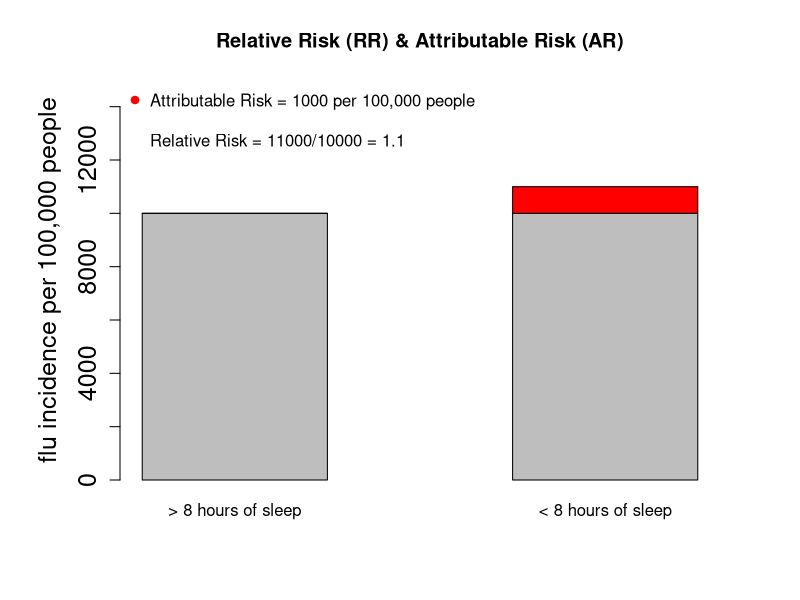
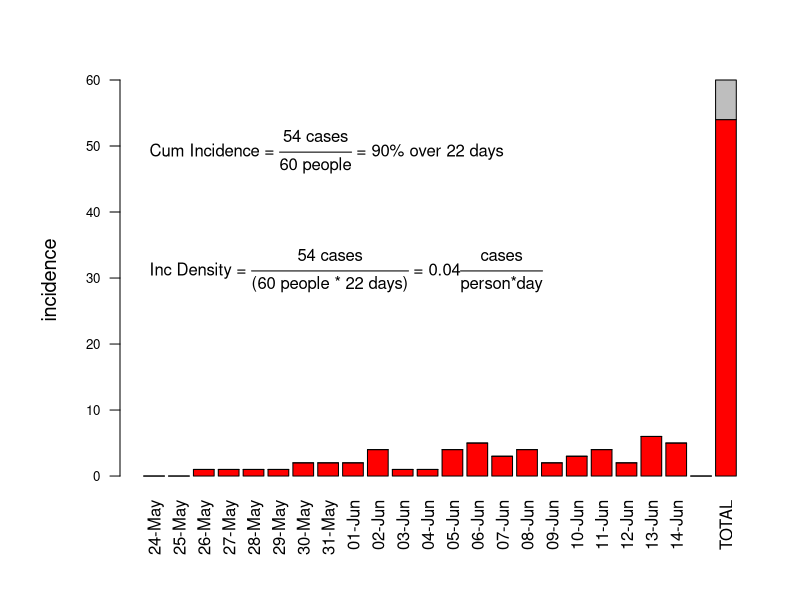
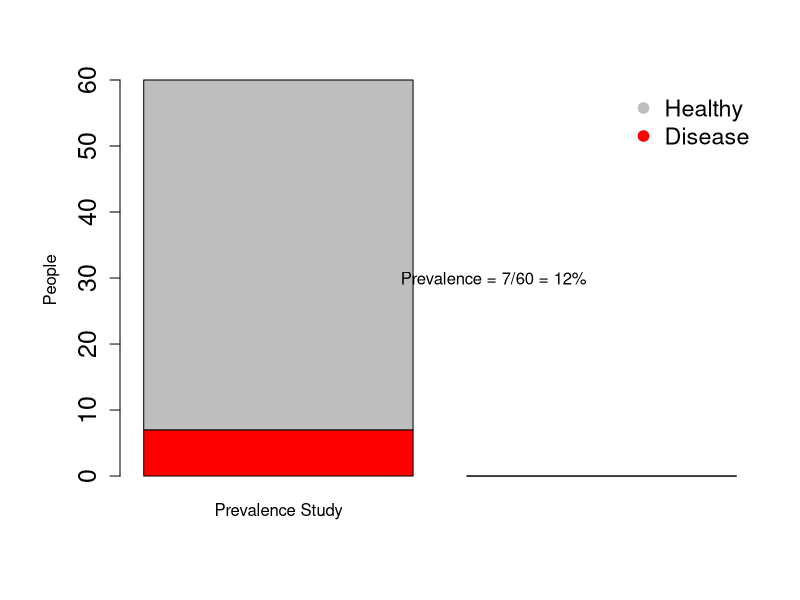

R code for these plots, in order:
## Makes a figure that displays difference between RR & AR


dat <- cbind(c(10000,0),c(10000,1000))

pdf("~/Documents/R files/MMED 2010/AR & RR.pdf", width = 6, height = 6)
par(mar=c(6,6,4,4))

barplot(dat,
        beside = FALSE,
        col=c("grey","red"),
        main = "Relative Risk (RR) & Attributable Risk (AR)",
        ylab = "flu incidence per 100,000 people",
        ylim = c(0, 15000),
        space = 1,
        cex.lab = 1.5,
        cex.axis = 1.5,
        names.arg = c("> 8 hours of sleep", "< 8 hours of sleep"))

legend("topleft", c("Attributable Risk = 1000 per 100,000 people","","Relative Risk = 11000/10000 = 1.1"), pch = c(19,NA,NA), col = "red", ,bty = "n")



dev.off()


## Make a fake outbreak

num.days <- 22
lambda = .5*exp(.1*1:num.days)
inc <- rpois(n = num.days, lambda)
ci <- sum(inc)
inc <- c(inc,0,ci)

total <- 60
sus <- c(rep(0,length(inc)-1),total-ci)

first.day <- as.POSIXct("2010-05-24")
days <- seq(first.day, first.day + (num.days-1)*3600*24, by = "day")
days <- format(days, "%d-%b")

pdf("~/Documents/R files/MMED 2010/fake incidence.pdf", width = 7, height = 5)
par(mar=c(6,6,4,2))

barplot(rbind(inc,sus),
        col = c("red","grey"),
        names.arg = c(days, "","TOTAL"),
        beside = FALSE,
        las = 2,
        xlab = "",
        cex.lab = 1.2,
        cex.axis = .8, 
        ylab = "incidence")

cum.inc.str <- substitute(paste("Cum Incidence = ",
    frac(paste(CI, " cases"), paste(TOTAL, " people")), " = ", CI.perc, "% over ", NUM.D, " days" , sep ="")
                          ,env = list(CI=ci, TOTAL=total, CI.perc = round(ci/total*100,0), NUM.D = num.days)
                          )

inc.den.str <- substitute(paste("Inc Density = ",
    frac(paste(CI, " cases", sep=""), paste("(",TOTAL, " people * ", NUM.D, " days)", sep="")),
    " = ", INC.D, frac(cases,"person*day")),
                          env = list(CI = ci,
                            TOTAL = total,
                            NUM.D = num.days,
                            INC.D =round(ci/(total*num.days),2)))

text(0,total*.8,cum.inc.str, pos = 4)
text(0,total*.5,inc.den.str, pos = 4)

dev.off()

## Prevalence Plot
pdf("~/Documents/R files/MMED 2010/fake prevalence.pdf", width = 5, height = 4)
par(mar=c(6,6,4,2))

size <- 60
prev <- .1
pos <- rbinom(n=1, size = size, p = prev)
dat <- cbind(c(pos, size-pos), c(0,0))

barplot(dat,
        beside = F,
        col = c("red", "grey"),
        names.arg = c("Prevalence Study",""),
        ylab = "People",
        cex.axis = 1.5)

legend("topright", c("Healthy", "Disease"), col=c("grey","red"), pch = 19, bty = "n", cex = 1.4)

text(1.5,size/2, paste("Prevalence = ", pos, "/", size, " = ", round(pos/size*100,0), "%", sep=""), cex=1)
dev.off()
